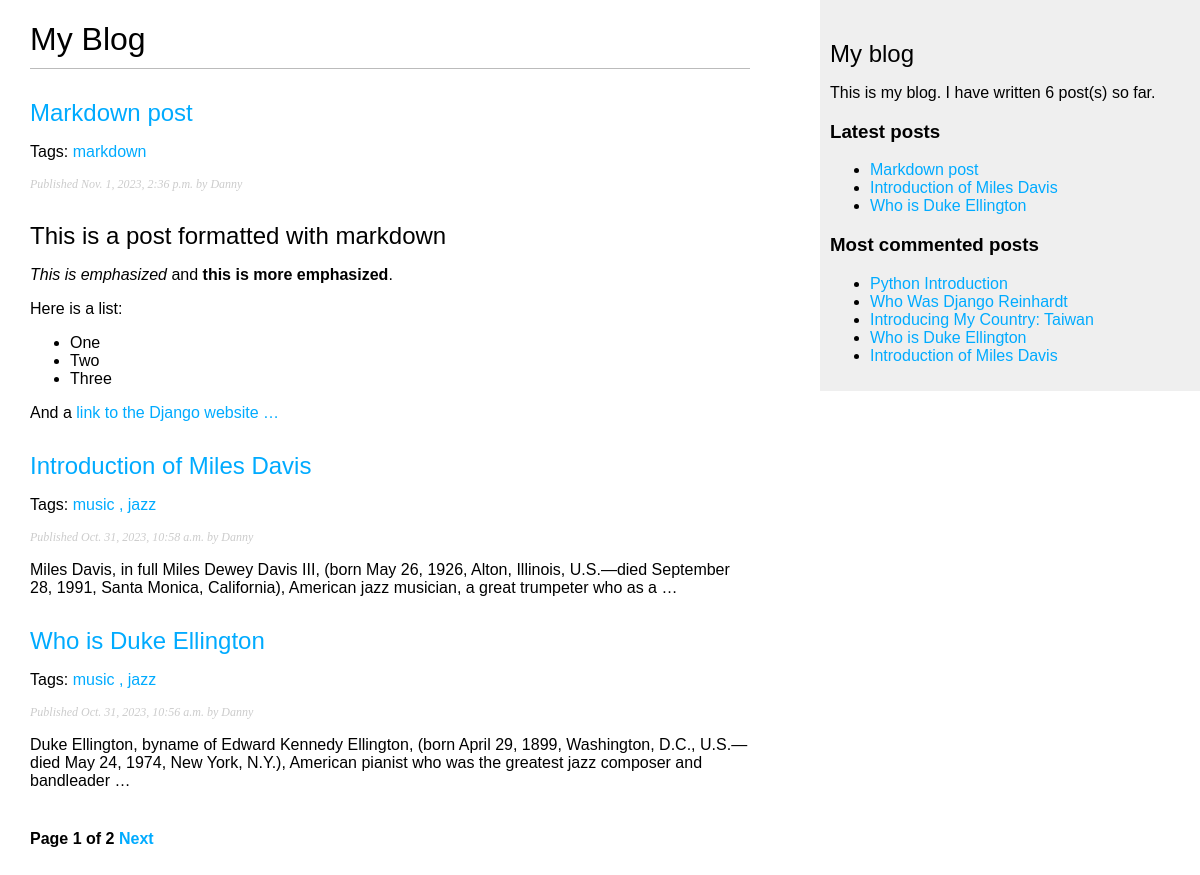
Screenshot of /blog/ with the database file from the repository.
### blog/models.py (models this page shows, shortened)
class Post(models.Model):
    class PublishedManager(models.Manager):
        def get_queryset(self):
            return super().get_queryset().filter(status=Post.Status.PUBLISHED)
    class Status(models.TextChoices):
        DRAFT = 'DF', 'Draft'
        PUBLISHED = 'PB', 'Published'
    title = models.CharField(max_length=250)
    slug = models.SlugField(max_length=250,
                            unique_for_date='publish')
    author = models.ForeignKey(User,
                               on_delete=models.CASCADE,
                               related_name='blog_posts')
    body = models.TextField()
    publish = models.DateTimeField(default=timezone.now)
    created = models.DateTimeField(auto_now_add=True)
    updated = models.DateTimeField(auto_now=True)
    status = models.CharField(max_length=2,
                              choices=Status.choices,
                              default=Status.DRAFT,)
    objects = models.Manager()    #the default manager
    published = PublishedManager() #to create a custom manager that I can retrieve objects by using "Post.published.all()"
    tags = TaggableManager()
    class Meta:
        ordering = ['-publish']
        indexes = [
            models.Index(fields=['-publish']),
        ]
    def get_absolute_url(self):
        return reverse('blog:post_detail', args=[self.publish.year,
                                                            self.publish.month,
                                                 self.publish.day,
                                                 self.slug])

### blog/views.py (the view)
# urls.py: path('', views.post_list, name="post_list"),
def post_list(request, tag_slug=None):
    post_list = Post.published.all()
    tag = None
    if tag_slug:
        tag = get_object_or_404(Tag, slug=tag_slug)
        post_list = post_list.filter(tags__in=[tag])
    paginator = Paginator(post_list, 3)
    page_number = request.GET.get('page', 1)
    try:
        posts = paginator.page(page_number)
    except EmptyPage:
       posts = paginator.page(paginator.num_pages)
    except PageNotAnInteger:
       posts = paginator.page(1)
    return render(request, 'blog/post/list.html', {'posts':posts, 'tag':tag})

### blog/templatetags/blog_tags.py (called while the page is built)
@register.simple_tag
def total_posts():
    return Post.published.count()

@register.inclusion_tag('blog/post/latest_posts.html')
def show_latest_posts(count=5):
    latest_posts = Post.published.order_by('-publish')[:count]
    return {'latest_posts':latest_posts}

@register.simple_tag
def get_most_commented_posts(count=5):
    return Post.published.annotate(total_comments=Count('comments')).order_by('-total_comments')[:count]

@register.filter(name="markdown")
def markdown_format(text):
    return mark_safe(markdown.markdown(text))

### blog/templates/blog/post/list.html (shortened to what this page needs)
{% extends "blog/base.html" %}
{% load blog_tags %}
{% block content %}
<h1>My Blog</h1>
{% for post in posts %}
    <h2>
        <a href="{{ post.get_absolute_url }}">
            {{ post.title }}
        </a>
    </h2>
    <p class="tags">
        Tags:
        {% for tag in post.tags.all %}
        <a href="{% url 'blog:post_list_by_tag' tag.slug %}">
            {{ tag.name }}
            {% if not forloop.last %},{% endif %}
        </a>
        {% endfor %}
    </p>
    <p class="date">
        Published {{ post.publish }} by {{ post.author }}
    </p>
    {{ post.body|markdown|truncatewords_html:30 }}
{% endfor %}
{% include "blog/post/pagination.html" with page=posts %}
{% endblock %}

### blog/templates/blog/base.html (shortened to what this page needs)
{% load blog_tags %}
{% load static %}
<!DOCTYPE html>
<html lang="en">
<head>
    <link href="{% static 'css/blog.css' %}" rel="stylesheet">
</head>
<body>
    <div id="content">
        {% block content %}{% endblock %}
    </div>
    <div id="sidebar">
        <h2>My blog</h2>
        <p>This is my blog.
            I have written {% total_posts %} post(s) so far.
        </p>
        <h3>Latest posts</h3>
        {% show_latest_posts 3 %}
        <h3>Most commented posts</h3>
        {% get_most_commented_posts as most_commented_posts %}
        <ul>
            {% for post in most_commented_posts %}
            <li><a href="{{ post.get_absolute_url }}">{{ post.title }}</a></li>
            {% endfor %}
        </ul>
    </div>
</body>
</html>

### blog/templates/blog/post/latest_posts.html
<ul>
    {% for post in latest_posts %}
        <li><a href="{{ post.get_absolute_url }}">{{ post.title }}</a></li>
    {% endfor %}
</ul>

### blog/static/css/blog.css (style rules this page uses)
body { margin: 0; padding: 0; font-family: helvetica, sans-serif; }
a { color: #00abff; text-decoration: none; }
h1 { font-weight: normal; border-bottom: 1px solid #bbb; padding: 0 0 10px 0; }
h2 { font-weight: normal; margin: 30px 0 0; }
#content { float: left; width: 60%; padding: 0 0 0 30px; }
#sidebar { float: right; width: 30%; padding: 10px; background: #efefef; height: 100%; }
p.date { color: #ccc; font-family: georgia, serif; font-size: 12px; font-style: italic; }

### rows the page displays
Post: title "Markdown post", publish "Nov. 1, 2023, 2:36 p.m.", author "Danny", body "This is a post formatted with markdown This is emphasized and this is more emphasized . Here is a list: One Two Three And a link to the Django website …"
Tag: name "markdown"
Post: title "Introduction of Miles Davis", publish "Oct. 31, 2023, 10:58 a.m.", author "Danny", body "Miles Davis, in full Miles Dewey Davis III, (born May 26, 1926, Alton, Illinois, U.S.—died September 28, 1991, Santa Monica, California), American jazz musician, a great trumpeter who as a …"
Tag: name "music"
Tag: name "jazz"
Post: title "Who is Duke Ellington", publish "Oct. 31, 2023, 10:56 a.m.", author "Danny", body "Duke Ellington, byname of Edward Kennedy Ellington, (born April 29, 1899, Washington, D.C., U.S.—died May 24, 1974, New York, N.Y.), American pianist who was the greatest jazz composer and bandleader …"
Post: title "Python Introduction"
Post: title "Who Was Django Reinhardt"
Post: title "Introducing My Country: Taiwan"

### other values shown
{{ page.number }} "1"
{{ page.paginator.num_pages }} "2"
